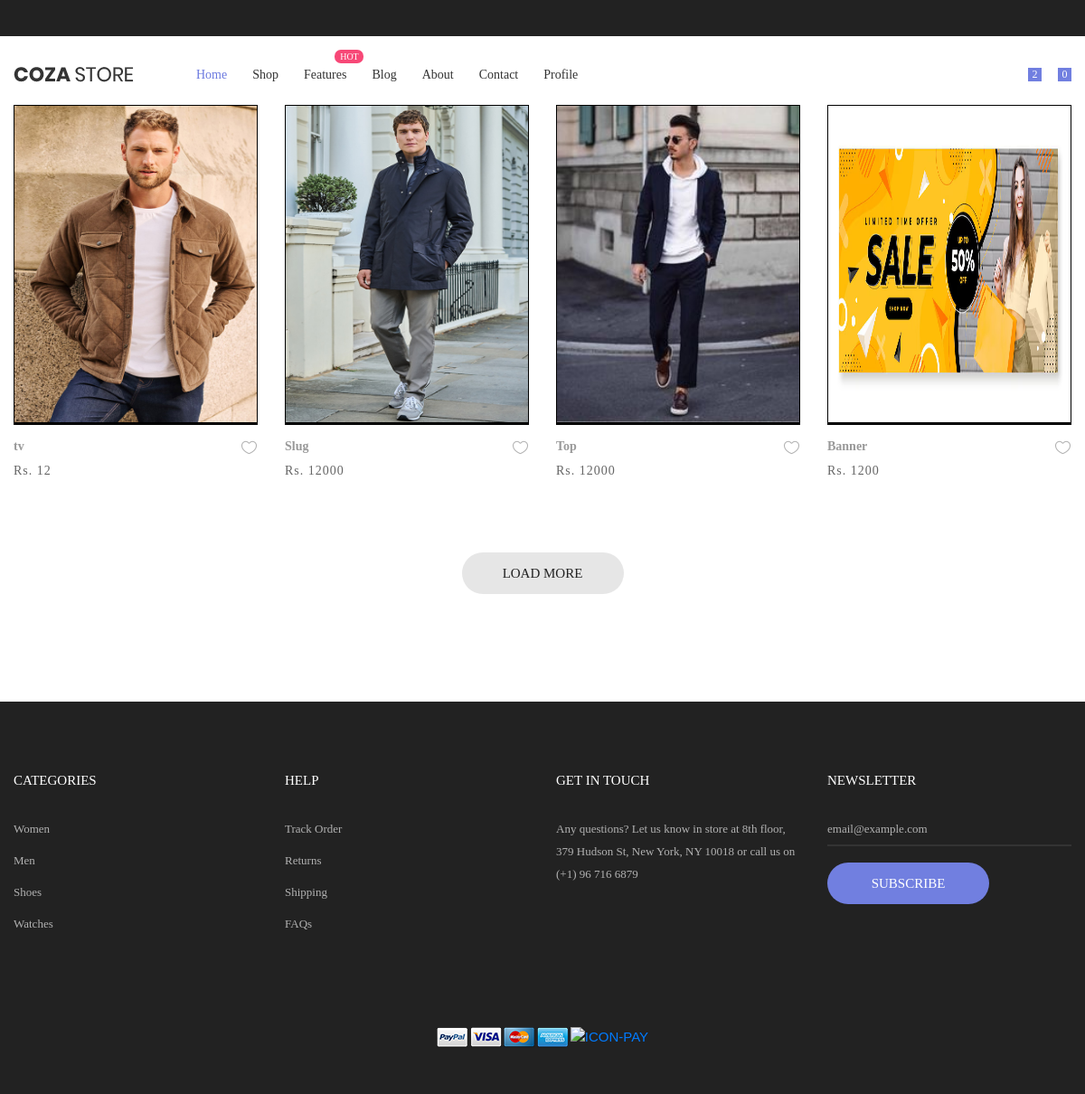
Page /view_all_product/ on the committed database.
### Authentication/models.py (models this page shows, shortened)
class product(models.Model):
    category = models.ForeignKey(Category_table, on_delete=models.CASCADE)
    name = models.CharField(max_length=200, db_index=True)
    slug = models.SlugField(max_length=200, db_index=True, blank=True, unique=True)
    image = models.ImageField(upload_to=images_upl, blank=True)
    description = models.TextField(blank=True)
    price = models.IntegerField(default=0)
    brand = models.CharField(max_length=10)
    size = models.CharField(max_length=3,default="None")
    available = models.BooleanField(default=True)
    dates=models.DateTimeField(auto_now_add=True)
    incart = models.BooleanField(default=False)

### Authentication/views.py (the view)
# urls.py: path('view_all_product/',views.view_all_product,name='view_all_product'),
def view_all_product(request):
    all_product=product.objects.all()
    return render(request,'all_product.html',{'Product':all_product})

### Authentication/templates/all_product.html (shortened to what this page needs)
{% extends 'base.html' %}
{% load static %}
	{% block body %}
	<div class="bg0 m-t-23 p-b-14">
		<div class="container">
			<div class="flex-w flex-sb-m p-b-52">
			</div>
			<div class="row isotope-grid">
				{% for i in Product %}
				<div class="col-sm-6 col-md-4 col-lg-3 p-b-35 isotope-item bg0">
					<div class="block2">
						<div class="block2-pic hov-img0" style="border: 1px solid #000;">
							<img src="{{i.image.url}}" alt="IMG-PRODUCT" width="300px" height="350px">
						</div>
						<div class="block2-pic hov-img0" style="border: 1px solid #000;">
						</div>
						<div class="block2-txt flex-w flex-t p-t-14">
							<div class="block2-txt-child1 flex-col-l ">
								<a href="product-detail.html" class="stext-104 cl4 hov-cl1 trans-04 js-name-b2 p-b-6">
									<strong><b>{{i.name}}</b></strong>
								</a>
								<span class="stext-105 cl3">
									Rs. {{i.price}}
								</span>
							</div>
							<div class="block2-txt-child2 flex-r p-t-3">
								<a href="#" class="btn-addwish-b2 dis-block pos-relative js-addwish-b2">
									<img class="icon-heart1 dis-block trans-04" src="{% static 'images/icons/icon-heart-01.png' %}" alt="ICON">
								</a>
							</div>
						</div>
					</div>
				</div>
				{% endfor %}
			</div>
			<div class="flex-c-m flex-w w-full p-t-45 p-b-105">
				<a href="#" class="flex-c-m stext-101 cl5 size-103 bg2 bor1 hov-btn1 p-lr-15 trans-04">
					Load More
				</a>
			</div>
		</div>
	</div>
{% endblock %}

### Authentication/static/css/main.css (style rules this page uses)
.container { max-width: 1380px; }
@media (max-width: 1600px) { .container { max-width: 1200px; } }
.block2-pic { position: relative; }
.block2-txt-child1 { width: calc(100% - 30px); }
.block2-txt-child2 { width: 30px; }
.cl3 { color: #666; }
.cl4 { color: #999; }
.cl5 { color: #222; }
.stext-101 { font-family: Poppins-Medium; font-size: 15px; line-height: 1.466667; text-transform: uppercase; }
.stext-104 { font-family: Poppins-Regular; font-size: 14px; line-height: 1.466667; }
.stext-105 { font-family: Poppins-Regular; font-size: 14px; line-height: 1.466667; letter-spacing: 1px; }
.size-103 { min-width: 179px; height: 46px; }
.bg0 { background-color: #fff; }
.bg2 { background-color: #e6e6e6; }
.bor1 { border-radius: 23px; }
.hov-img0 { display: block; overflow: hidden; }
.hov-img0 img { width: 100%; -webkit-transition: transform 0.9s ease; -o-transition: transform 0.9s ease; -moz-transition: transform 0.9s ease; transition: transform 0.9s ease; }

### rows in the picture
product: image (picture), name "tv", price "12"
product: image (picture), name "Slug", price "12000"
product: image (picture), name "Top", price "12000"
product: image (picture), name "Banner", price "1200"
